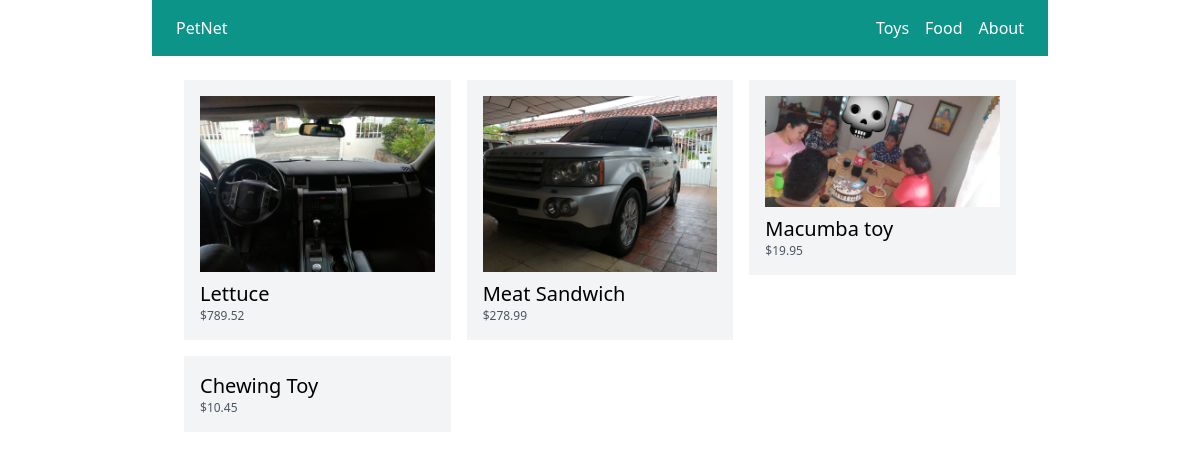
The page / on the database its author committed.
### store/models.py (models this page shows, shortened)
class Category(models.Model):
    title = models.CharField(max_length=50)
    slug = models.SlugField(max_length=50)
    class Meta:
        verbose_name_plural = 'Categories'

class Product(models.Model):
    user = models.ForeignKey(User, related_name="products", on_delete=models.CASCADE)
    category = models.ForeignKey(Category, related_name="products", on_delete=models.CASCADE)
    title = models.CharField(max_length=50)
    slug = models.SlugField(max_length=50)
    description = models.TextField(blank=True)
    price = models.IntegerField()
    image = models.ImageField(upload_to='uploads/product_images/', blank=True, null=True) # Install pip3 install pillow
    created_at = models.DateTimeField(auto_now_add=True)
    updated_at = models.DateTimeField(auto_now=True)
    class Meta:
        ordering = ('-created_at',)
    def get_display_price(self):
        return self.price / 100

### core/views.py (the view)
# urls.py: path('', frontpage, name="frontpage"),
def frontpage(request):
  products = Product.objects.all()[0:6]
  return render(request, 'core/frontpage.html', {'products':products})

### store/templatetags/menu.py (called while the page is built)
@register.inclusion_tag('core/menu.html')
def menu():
  categories = Category.objects.all()
  return {'categories':categories}

### core/templates/core/frontpage.html (shortened to what this page needs)
{% extends 'core/base.html' %}
{% block content %}
  <div class="flex flex-wrap">
  {% for product in products %}
    <div class="product w-1/3 p-2">
      <div class="p-4 bg-gray-100">
        <a href="{% url 'product_detail' product.category.slug product.slug %}">
            {% if product.image %}
              <div class="image mb-2">
                <img src="{{ product.image.url }}" alt="{{ product.title }}" >
              </div>
            {% endif %}
          <h2 class="text-xl">{{ product.title }}</h2>
          <p class="text-xs text-gray-600">${{ product.get_display_price }}</p>
        </a>
      </div>
    </div>
  {% endfor %}
  </div>
{% endblock %}

### core/templates/core/base.html (shortened to what this page needs)
{% load menu %}
<!doctype html>
<html>
<head>
  <script src="https://cdn.tailwindcss.com"></script>
</head>
<body>
    <nav class="max-w-4xl mx-auto py-4 flex items-center justify-between px-6 bg-teal-600">
        <div class="logo">
            <a href="/" class="text-white">PetNet</a>
        </div>
        <div class="menu flex space-x-4">
            {% menu %}
        </div>
    </nav>
    <div class="max-w-4xl mx-auto py-4 px-6">
        {% block content %}
        {% endblock %}
    </div>
</body>
</html>

### core/templates/core/menu.html
{% for category in categories %}
  <a href="{% url 'category_detail' category.slug %}" class="text-white">{{ category.title }}</a>
{% endfor %}
<a href="{% url 'about' %}" class="text-white">About</a>

### rows shown on the page
Category: title "Toys"
Category: title "Food"
Product: image (picture), title "Lettuce", get_display_price "789.52"
Product: image (picture), title "Meat Sandwich", get_display_price "278.99"
Product: image (picture), title "Macumba toy", get_display_price "19.95"
Product: title "Chewing Toy", get_display_price "10.45"
